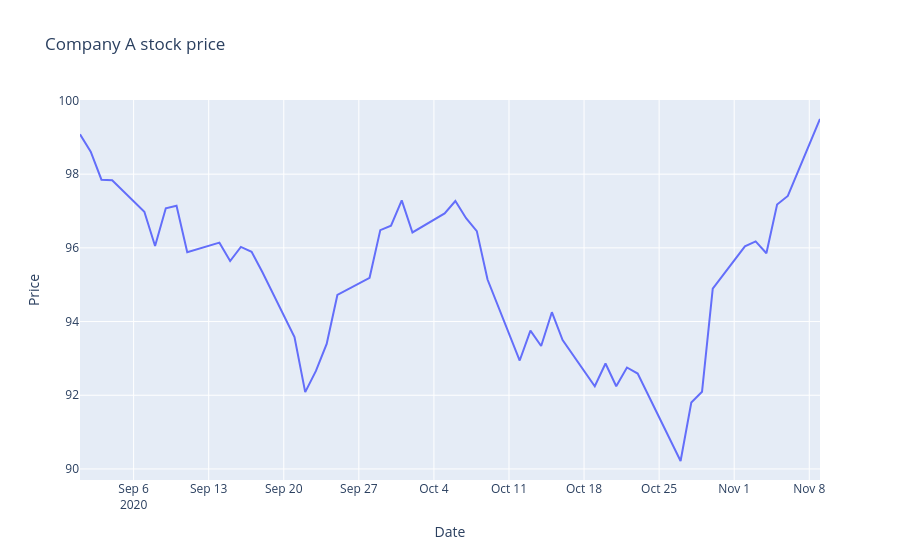

Notebook code for this chart:
### Code cell
# Chart

fig = px.line(
    df,
    x='Date',
    y='Company_A',
    title='Company A stock price',
    labels={'Date': 'Date', 'Company_A': 'Price'}
)

fig.show()

### Figure 1 — Plotly figure (JSON) as saved in the notebook; plotly's stock layout.template omitted (floating-point values rounded to 4 significant figures)
{"data": [{"hovertemplate": "Date=%{x}<br>Price=%{y}<extra></extra>", "legendgroup": "", "line": {"color": "#636efa", "dash": "solid"}, "marker": {"symbol": "circle"}, "mode": "lines", "name": "", "orientation": "v", "showlegend": false, "type": "scatter", "x": ["2020-09-01T00:00:00", "2020-09-02T00:00:00", "2020-09-03T00:00:00", "2020-09-04T00:00:00", "2020-09-07T00:00:00", "2020-09-08T00:00:00", "2020-09-09T00:00:00", "2020-09-10T00:00:00", "2020-09-11T00:00:00", "2020-09-14T00:00:00", "2020-09-15T00:00:00", "2020-09-16T00:00:00", "2020-09-17T00:00:00", "2020-09-18T00:00:00", "2020-09-21T00:00:00", "2020-09-22T00:00:00", "2020-09-23T00:00:00", "2020-09-24T00:00:00", "2020-09-25T00:00:00", "2020-09-28T00:00:00", "2020-09-29T00:00:00", "2020-09-30T00:00:00", "2020-10-01T00:00:00", "2020-10-02T00:00:00", "2020-10-05T00:00:00", "2020-10-06T00:00:00", "2020-10-07T00:00:00", "2020-10-08T00:00:00", "2020-10-09T00:00:00", "2020-10-12T00:00:00", "2020-10-13T00:00:00", "2020-10-14T00:00:00", "2020-10-15T00:00:00", "2020-10-16T00:00:00", "2020-10-19T00:00:00", "2020-10-20T00:00:00", "2020-10-21T00:00:00", "2020-10-22T00:00:00", "2020-10-23T00:00:00", "2020-10-26T00:00:00", "2020-10-27T00:00:00", "2020-10-28T00:00:00", "2020-10-29T00:00:00", "2020-10-30T00:00:00", "2020-11-02T00:00:00", "2020-11-03T00:00:00", "2020-11-04T00:00:00", "2020-11-05T00:00:00", "2020-11-06T00:00:00", "2020-11-09T00:00:00"], "xaxis": "x", "y": [99.08, 98.61, 97.85, 97.83, 96.98, 96.05, 97.07, 97.14, 95.88, 96.14, 95.64, 96.03, 95.89, 95.35, 93.58, 92.08, 92.66, 93.4, 94.72, 95.19, 96.48, 96.6, 97.29, 96.42, 96.93, 97.27, 96.81, 96.46, 95.14, 92.94, 93.75, 93.34, 94.25, 93.5, 92.24, 92.86, 92.24, 92.75, 92.59, 90.79, 90.22, 91.8, 92.1, 94.89, 96.04, 96.17, 95.85, 97.17, 97.41, 99.5], "yaxis": "y"}], "layout": {"autosize": true, "legend": {"tracegroupgap": 0}, "title": {"text": "Company A stock price"}, "xaxis": {"anchor": "y", "autorange": true, "domain": [0, 1], "range": ["2020-09-01", "2020-11-09"], "title": {"text": "Date"}, "type": "date"}, "yaxis": {"anchor": "x", "autorange": true, "domain": [0, 1], "range": [89.7, 100.0], "title": {"text": "Price"}, "type": "linear"}}}
